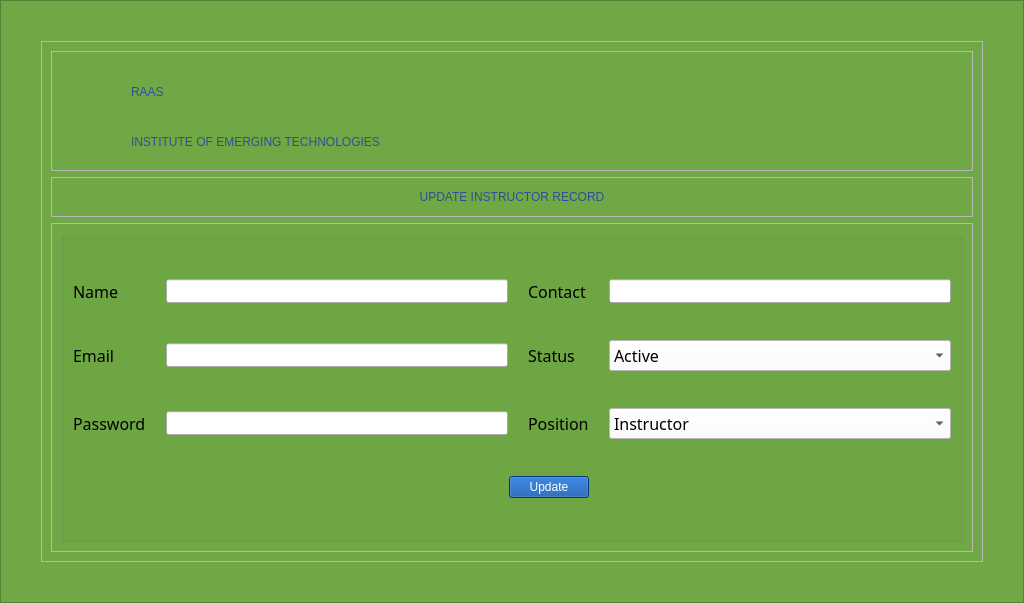
<?xml version="1.0" encoding="UTF-8"?>
<ui version="4.0">
 <class>MainWindow</class>
 <widget class="QMainWindow" name="MainWindow">
  <property name="geometry">
   <rect>
    <x>0</x>
    <y>0</y>
    <width>1024</width>
    <height>603</height>
   </rect>
  </property>
  <property name="windowTitle">
   <string>MainWindow</string>
  </property>
  <property name="styleSheet">
   <string notr="true">QFrame#login_form{
background-color: rgb(48, 78, 151);
border-radius:40px;
margin: 60px;
}
QFrame#border_frame
{
background-color:#6fa844 ;
}
QFrame#main_frame{
background-image: url(:/icons/icons/backgrounds/Background.jpg);

background-position:center;
background-repeat:no-repeat;
}
QComboBox#search_filter_comboBox::down-arrow
{
color :green;
}
QPushButton::ToolTip
{
background-color: white;
color:black;
background-image:none;
}
QTabWidget{background: gray;}</string>
  </property>
  <widget class="QWidget" name="centralwidget">
   <layout class="QVBoxLayout" name="verticalLayout">
    <property name="spacing">
     <number>0</number>
    </property>
    <property name="leftMargin">
     <number>0</number>
    </property>
    <property name="topMargin">
     <number>0</number>
    </property>
    <property name="rightMargin">
     <number>0</number>
    </property>
    <property name="bottomMargin">
     <number>0</number>
    </property>
    <item>
     <widget class="QFrame" name="border_frame">
      <property name="sizePolicy">
       <sizepolicy hsizetype="Expanding" vsizetype="Expanding">
        <horstretch>0</horstretch>
        <verstretch>0</verstretch>
       </sizepolicy>
      </property>
      <property name="styleSheet">
       <string notr="true"/>
      </property>
      <property name="frameShape">
       <enum>QFrame::StyledPanel</enum>
      </property>
      <property name="frameShadow">
       <enum>QFrame::Raised</enum>
      </property>
      <layout class="QGridLayout" name="gridLayout_6">
       <property name="leftMargin">
        <number>40</number>
       </property>
       <property name="topMargin">
        <number>40</number>
       </property>
       <property name="rightMargin">
        <number>40</number>
       </property>
       <property name="bottomMargin">
        <number>40</number>
       </property>
       <item row="0" column="0">
        <widget class="QFrame" name="main_frame">
         <property name="sizePolicy">
          <sizepolicy hsizetype="Expanding" vsizetype="Expanding">
           <horstretch>0</horstretch>
           <verstretch>0</verstretch>
          </sizepolicy>
         </property>
         <property name="maximumSize">
          <size>
           <width>16777215</width>
           <height>16777215</height>
          </size>
         </property>
         <property name="styleSheet">
          <string notr="true"/>
         </property>
         <property name="frameShape">
          <enum>QFrame::StyledPanel</enum>
         </property>
         <property name="frameShadow">
          <enum>QFrame::Raised</enum>
         </property>
         <layout class="QVBoxLayout" name="verticalLayout_3">
          <item>
           <widget class="QFrame" name="header_frame">
            <property name="sizePolicy">
             <sizepolicy hsizetype="Preferred" vsizetype="Fixed">
              <horstretch>0</horstretch>
              <verstretch>0</verstretch>
             </sizepolicy>
            </property>
            <property name="minimumSize">
             <size>
              <width>0</width>
              <height>120</height>
             </size>
            </property>
            <property name="maximumSize">
             <size>
              <width>16777215</width>
              <height>120</height>
             </size>
            </property>
            <property name="styleSheet">
             <string notr="true"/>
            </property>
            <property name="frameShape">
             <enum>QFrame::StyledPanel</enum>
            </property>
            <property name="frameShadow">
             <enum>QFrame::Raised</enum>
            </property>
            <layout class="QHBoxLayout" name="horizontalLayout_3">
             <item>
              <layout class="QGridLayout" name="header_gridLayout">
               <property name="spacing">
                <number>0</number>
               </property>
               <item row="0" column="0" rowspan="2">
                <widget class="QLabel" name="hunar_logo">
                 <property name="minimumSize">
                  <size>
                   <width>70</width>
                   <height>100</height>
                  </size>
                 </property>
                 <property name="maximumSize">
                  <size>
                   <width>70</width>
                   <height>100</height>
                  </size>
                 </property>
                 <property name="styleSheet">
                  <string notr="true">
background-image: url(:/icons/icons/backgrounds/Asset 7-100.jpg);
background-repeat: no-repeat; 
 background-position: right;
margin:5px;
</string>
                 </property>
                 <property name="text">
                  <string/>
                 </property>
                 <property name="alignment">
                  <set>Qt::AlignBottom|Qt::AlignRight|Qt::AlignTrailing</set>
                 </property>
                </widget>
               </item>
               <item row="1" column="1">
                <widget class="QLabel" name="ET_label">
                 <property name="sizePolicy">
                  <sizepolicy hsizetype="Expanding" vsizetype="Fixed">
                   <horstretch>0</horstretch>
                   <verstretch>0</verstretch>
                  </sizepolicy>
                 </property>
                 <property name="minimumSize">
                  <size>
                   <width>541</width>
                   <height>0</height>
                  </size>
                 </property>
                 <property name="styleSheet">
                  <string notr="true">color: rgb(48, 78, 151);
font: 25 22pt &quot;Bahnschrift Light&quot;;</string>
                 </property>
                 <property name="text">
                  <string>INSTITUTE OF EMERGING TECHNOLOGIES</string>
                 </property>
                 <property name="wordWrap">
                  <bool>true</bool>
                 </property>
                </widget>
               </item>
               <item row="0" column="1">
                <widget class="QLabel" name="RAAS_label">
                 <property name="sizePolicy">
                  <sizepolicy hsizetype="Expanding" vsizetype="Fixed">
                   <horstretch>0</horstretch>
                   <verstretch>0</verstretch>
                  </sizepolicy>
                 </property>
                 <property name="minimumSize">
                  <size>
                   <width>120</width>
                   <height>0</height>
                  </size>
                 </property>
                 <property name="styleSheet">
                  <string notr="true">color: rgb(48, 78, 151);
font: 63 32pt &quot;Bahnschrift SemiBold&quot;;</string>
                 </property>
                 <property name="text">
                  <string>RAAS</string>
                 </property>
                </widget>
               </item>
              </layout>
             </item>
            </layout>
           </widget>
          </item>
          <item>
           <widget class="QFrame" name="frame">
            <property name="minimumSize">
             <size>
              <width>0</width>
              <height>40</height>
             </size>
            </property>
            <property name="frameShape">
             <enum>QFrame::StyledPanel</enum>
            </property>
            <property name="frameShadow">
             <enum>QFrame::Raised</enum>
            </property>
            <layout class="QGridLayout" name="gridLayout_2">
             <item row="0" column="0">
              <widget class="QLabel" name="center_label">
               <property name="sizePolicy">
                <sizepolicy hsizetype="Expanding" vsizetype="Fixed">
                 <horstretch>0</horstretch>
                 <verstretch>0</verstretch>
                </sizepolicy>
               </property>
               <property name="minimumSize">
                <size>
                 <width>541</width>
                 <height>0</height>
                </size>
               </property>
               <property name="styleSheet">
                <string notr="true">color: rgb(48, 78, 151);
font: 18pt &quot;Bahnschrift Light&quot;;</string>
               </property>
               <property name="text">
                <string>UPDATE INSTRUCTOR RECORD</string>
               </property>
               <property name="alignment">
                <set>Qt::AlignCenter</set>
               </property>
               <property name="wordWrap">
                <bool>true</bool>
               </property>
              </widget>
             </item>
            </layout>
           </widget>
          </item>
          <item>
           <widget class="QFrame" name="main_body">
            <property name="sizePolicy">
             <sizepolicy hsizetype="Expanding" vsizetype="Expanding">
              <horstretch>0</horstretch>
              <verstretch>0</verstretch>
             </sizepolicy>
            </property>
            <property name="minimumSize">
             <size>
              <width>0</width>
              <height>0</height>
             </size>
            </property>
            <property name="frameShape">
             <enum>QFrame::StyledPanel</enum>
            </property>
            <property name="frameShadow">
             <enum>QFrame::Raised</enum>
            </property>
            <layout class="QHBoxLayout" name="horizontalLayout">
             <item>
              <widget class="QGroupBox" name="groupBox">
               <property name="title">
                <string/>
               </property>
               <layout class="QHBoxLayout" name="horizontalLayout_2">
                <item>
                 <layout class="QGridLayout" name="gridLayout">
                  <property name="horizontalSpacing">
                   <number>20</number>
                  </property>
                  <item row="0" column="0">
                   <widget class="QLabel" name="update_ins_name_Label">
                    <property name="sizePolicy">
                     <sizepolicy hsizetype="Fixed" vsizetype="Preferred">
                      <horstretch>0</horstretch>
                      <verstretch>0</verstretch>
                     </sizepolicy>
                    </property>
                    <property name="font">
                     <font>
                      <family>Bahnschrift Light</family>
                      <pointsize>12</pointsize>
                      <weight>50</weight>
                      <italic>false</italic>
                      <bold>false</bold>
                     </font>
                    </property>
                    <property name="styleSheet">
                     <string notr="true">font: 12pt&quot;Bahnschrift Light&quot;;
color: rgb(0, 0, 0);</string>
                    </property>
                    <property name="text">
                     <string>Name</string>
                    </property>
                   </widget>
                  </item>
                  <item row="0" column="1">
                   <widget class="QLineEdit" name="update_ins_name_lineEdit">
                    <property name="minimumSize">
                     <size>
                      <width>0</width>
                      <height>24</height>
                     </size>
                    </property>
                    <property name="maximumSize">
                     <size>
                      <width>500</width>
                      <height>16777215</height>
                     </size>
                    </property>
                    <property name="styleSheet">
                     <string notr="true">color: rgb(74, 74, 74);
font: 12pt&quot;Bahnschrift Light&quot;;</string>
                    </property>
                   </widget>
                  </item>
                  <item row="0" column="2">
                   <widget class="QLabel" name="update_ins_contact_label">
                    <property name="sizePolicy">
                     <sizepolicy hsizetype="Fixed" vsizetype="Preferred">
                      <horstretch>0</horstretch>
                      <verstretch>0</verstretch>
                     </sizepolicy>
                    </property>
                    <property name="font">
                     <font>
                      <family>Bahnschrift Light</family>
                      <pointsize>12</pointsize>
                      <weight>50</weight>
                      <italic>false</italic>
                      <bold>false</bold>
                     </font>
                    </property>
                    <property name="styleSheet">
                     <string notr="true">font: 12pt&quot;Bahnschrift Light&quot;;
color: rgb(0, 0, 0);</string>
                    </property>
                    <property name="text">
                     <string>Contact</string>
                    </property>
                   </widget>
                  </item>
                  <item row="0" column="3">
                   <widget class="QLineEdit" name="update_ins_contact_lineEdit">
                    <property name="minimumSize">
                     <size>
                      <width>0</width>
                      <height>24</height>
                     </size>
                    </property>
                    <property name="maximumSize">
                     <size>
                      <width>500</width>
                      <height>16777215</height>
                     </size>
                    </property>
                    <property name="styleSheet">
                     <string notr="true">color: rgb(74, 74, 74);
font: 12pt&quot;Bahnschrift Light&quot;;</string>
                    </property>
                   </widget>
                  </item>
                  <item row="1" column="0">
                   <widget class="QLabel" name="update_ins_email_label">
                    <property name="sizePolicy">
                     <sizepolicy hsizetype="Fixed" vsizetype="Preferred">
                      <horstretch>0</horstretch>
                      <verstretch>0</verstretch>
                     </sizepolicy>
                    </property>
                    <property name="font">
                     <font>
                      <family>Bahnschrift Light</family>
                      <pointsize>12</pointsize>
                      <weight>50</weight>
                      <italic>false</italic>
                      <bold>false</bold>
                     </font>
                    </property>
                    <property name="styleSheet">
                     <string notr="true">font: 12pt&quot;Bahnschrift Light&quot;;
color: rgb(0, 0, 0);</string>
                    </property>
                    <property name="text">
                     <string>Email</string>
                    </property>
                   </widget>
                  </item>
                  <item row="1" column="1">
                   <widget class="QLineEdit" name="update_ins_email_lineEdit">
                    <property name="minimumSize">
                     <size>
                      <width>0</width>
                      <height>24</height>
                     </size>
                    </property>
                    <property name="maximumSize">
                     <size>
                      <width>500</width>
                      <height>16777215</height>
                     </size>
                    </property>
                    <property name="styleSheet">
                     <string notr="true">color: rgb(74, 74, 74);
font: 12pt&quot;Bahnschrift Light&quot;;</string>
                    </property>
                   </widget>
                  </item>
                  <item row="1" column="2">
                   <widget class="QLabel" name="update_ins_gender_label">
                    <property name="sizePolicy">
                     <sizepolicy hsizetype="Fixed" vsizetype="Preferred">
                      <horstretch>0</horstretch>
                      <verstretch>0</verstretch>
                     </sizepolicy>
                    </property>
                    <property name="font">
                     <font>
                      <family>Bahnschrift Light</family>
                      <pointsize>12</pointsize>
                      <weight>50</weight>
                      <italic>false</italic>
                      <bold>false</bold>
                     </font>
                    </property>
                    <property name="styleSheet">
                     <string notr="true">font: 12pt&quot;Bahnschrift Light&quot;;
color: rgb(0, 0, 0);</string>
                    </property>
                    <property name="text">
                     <string>Status</string>
                    </property>
                   </widget>
                  </item>
                  <item row="1" column="3">
                   <widget class="QComboBox" name="update_ins_gender_comboBox">
                    <property name="sizePolicy">
                     <sizepolicy hsizetype="Preferred" vsizetype="Preferred">
                      <horstretch>0</horstretch>
                      <verstretch>0</verstretch>
                     </sizepolicy>
                    </property>
                    <property name="maximumSize">
                     <size>
                      <width>500</width>
                      <height>16777215</height>
                     </size>
                    </property>
                    <property name="font">
                     <font>
                      <family>Bahnschrift Light</family>
                      <pointsize>12</pointsize>
                      <weight>50</weight>
                      <italic>false</italic>
                      <bold>false</bold>
                     </font>
                    </property>
                    <property name="styleSheet">
                     <string notr="true">font: 12pt&quot;Bahnschrift Light&quot;;
background-color: rgb(255, 255, 255);</string>
                    </property>
                    <property name="currentText">
                     <string>Active</string>
                    </property>
                    <property name="insertPolicy">
                     <enum>QComboBox::InsertAtBottom</enum>
                    </property>
                    <item>
                     <property name="text">
                      <string>Active</string>
                     </property>
                    </item>
                    <item>
                     <property name="text">
                      <string>De-active</string>
                     </property>
                    </item>
                   </widget>
                  </item>
                  <item row="2" column="0">
                   <widget class="QLabel" name="update_ins_qualification_label">
                    <property name="sizePolicy">
                     <sizepolicy hsizetype="Fixed" vsizetype="Preferred">
                      <horstretch>0</horstretch>
                      <verstretch>0</verstretch>
                     </sizepolicy>
                    </property>
                    <property name="font">
                     <font>
                      <family>Bahnschrift Light</family>
                      <pointsize>12</pointsize>
                      <weight>50</weight>
                      <italic>false</italic>
                      <bold>false</bold>
                     </font>
                    </property>
                    <property name="styleSheet">
                     <string notr="true">font: 12pt&quot;Bahnschrift Light&quot;;
color: rgb(0, 0, 0);</string>
                    </property>
                    <property name="text">
                     <string>Password</string>
                    </property>
                   </widget>
                  </item>
                  <item row="2" column="1">
                   <widget class="QLineEdit" name="update_ins_qualification_lineEdit">
                    <property name="minimumSize">
                     <size>
                      <width>0</width>
                      <height>24</height>
                     </size>
                    </property>
                    <property name="maximumSize">
                     <size>
                      <width>500</width>
                      <height>16777215</height>
                     </size>
                    </property>
                    <property name="styleSheet">
                     <string notr="true">color: rgb(74, 74, 74);
font: 12pt&quot;Bahnschrift Light&quot;;</string>
                    </property>
                   </widget>
                  </item>
                  <item row="2" column="2">
                   <widget class="QLabel" name="update_ins_fee_status_label">
                    <property name="sizePolicy">
                     <sizepolicy hsizetype="Fixed" vsizetype="Preferred">
                      <horstretch>0</horstretch>
                      <verstretch>0</verstretch>
                     </sizepolicy>
                    </property>
                    <property name="font">
                     <font>
                      <family>Bahnschrift Light</family>
                      <pointsize>12</pointsize>
                      <weight>50</weight>
                      <italic>false</italic>
                      <bold>false</bold>
                     </font>
                    </property>
                    <property name="styleSheet">
                     <string notr="true">font: 12pt&quot;Bahnschrift Light&quot;;
color: rgb(0, 0, 0);</string>
                    </property>
                    <property name="text">
                     <string>Position</string>
                    </property>
                   </widget>
                  </item>
                  <item row="2" column="3">
                   <widget class="QComboBox" name="update_ins_feeStatus_comboBox">
                    <property name="sizePolicy">
                     <sizepolicy hsizetype="Preferred" vsizetype="Preferred">
                      <horstretch>0</horstretch>
                      <verstretch>0</verstretch>
                     </sizepolicy>
                    </property>
                    <property name="maximumSize">
                     <size>
                      <width>500</width>
                      <height>16777215</height>
                     </size>
                    </property>
                    <property name="font">
                     <font>
                      <family>Bahnschrift Light</family>
                      <pointsize>12</pointsize>
                      <weight>50</weight>
                      <italic>false</italic>
                      <bold>false</bold>
                     </font>
                    </property>
                    <property name="styleSheet">
                     <string notr="true">font: 12pt&quot;Bahnschrift Light&quot;;
background-color: rgb(255, 255, 255);</string>
                    </property>
                    <property name="currentText">
                     <string>Instructor</string>
                    </property>
                    <property name="insertPolicy">
                     <enum>QComboBox::InsertAtBottom</enum>
                    </property>
                    <item>
                     <property name="text">
                      <string>Instructor</string>
                     </property>
                    </item>
                    <item>
                     <property name="text">
                      <string>Lab Engineer</string>
                     </property>
                    </item>
                    <item>
                     <property name="text">
                      <string>Manager</string>
                     </property>
                    </item>
                   </widget>
                  </item>
                  <item row="3" column="1" colspan="2" alignment="Qt::AlignRight">
                   <widget class="QPushButton" name="updateInstructorButton">
                    <property name="sizePolicy">
                     <sizepolicy hsizetype="Expanding" vsizetype="Fixed">
                      <horstretch>0</horstretch>
                      <verstretch>0</verstretch>
                     </sizepolicy>
                    </property>
                    <property name="maximumSize">
                     <size>
                      <width>600</width>
                      <height>16777215</height>
                     </size>
                    </property>
                    <property name="styleSheet">
                     <string notr="true">background-color: rgb(5, 74, 162);

font: 12pt&quot;Bahnschrift Light&quot;;
border-color: rgb(5, 74, 162);
color: rgb(255, 255, 255);
background-position: left;
background-repeat: no-repeat;</string>
                    </property>
                    <property name="text">
                     <string>Update</string>
                    </property>
                   </widget>
                  </item>
                 </layout>
                </item>
               </layout>
              </widget>
             </item>
            </layout>
           </widget>
          </item>
         </layout>
        </widget>
       </item>
      </layout>
     </widget>
    </item>
   </layout>
  </widget>
 </widget>
 <resources>
  <include location="icon.qrc"/>
 </resources>
 <connections/>
</ui>
